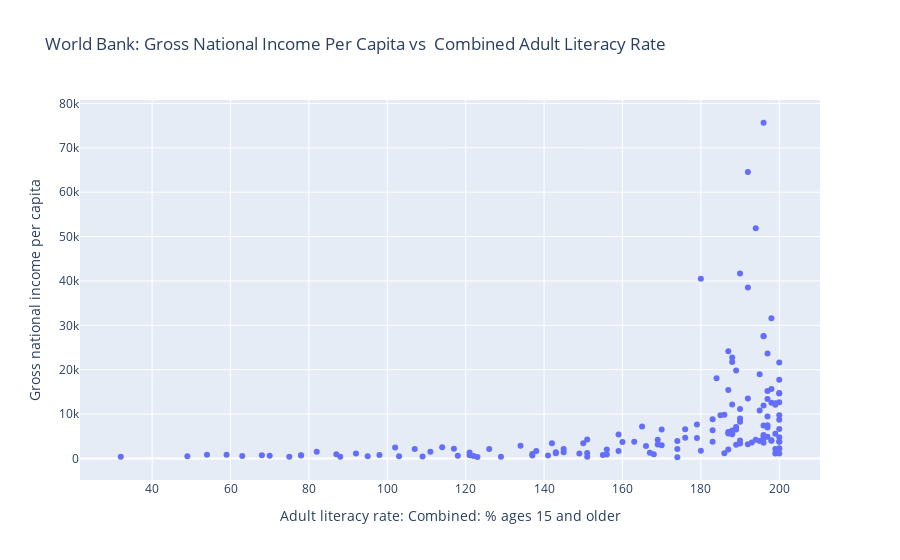

Notebook cell for this chart:
### Markdown cell above
By contrast, I think many of plotly's other features are far superior to seaborn. For example, consider the interactive scatterplot below, where one can mouseover each datapoint in order to see the identity of each country.

### Code cell
px.scatter(df, x = "lit", y = "inc", hover_name = df.index,
          labels={
                     "lit": "Adult literacy rate: Combined: % ages 15 and older",
                     "inc": "Gross national income per capita"
                 },
                title="World Bank: Gross National Income Per Capita vs\n Combined Adult Literacy Rate"
)

### Figure 1 — Plotly figure (JSON) as saved in the notebook; plotly's stock layout.template omitted (floating-point values rounded to 4 significant figures; data arrays with more than 128 entries replaced by an {"elided": "..."} marker saying what was removed)
{"data": [{"hovertemplate": "<b>%{hovertext}</b><br><br>Adult literacy rate: Combined: % ages 15 and older=%{x}<br>Gross national income per capita=%{y}<extra></extra>", "hovertext": {"elided": "147 str values"}, "legendgroup": "", "marker": {"color": "#636efa", "symbol": "circle"}, "mode": "markers", "name": "", "orientation": "v", "showlegend": false, "type": "scatter", "x": {"elided": "147 int values"}, "xaxis": "x", "y": {"elided": "147 int values"}, "yaxis": "y"}], "layout": {"legend": {"tracegroupgap": 0}, "title": {"text": "World Bank: Gross National Income Per Capita vs\n Combined Adult Literacy Rate"}, "xaxis": {"anchor": "y", "domain": [0, 1], "title": {"text": "Adult literacy rate: Combined: % ages 15 and older"}}, "yaxis": {"anchor": "x", "domain": [0, 1], "title": {"text": "Gross national income per capita"}}}}
